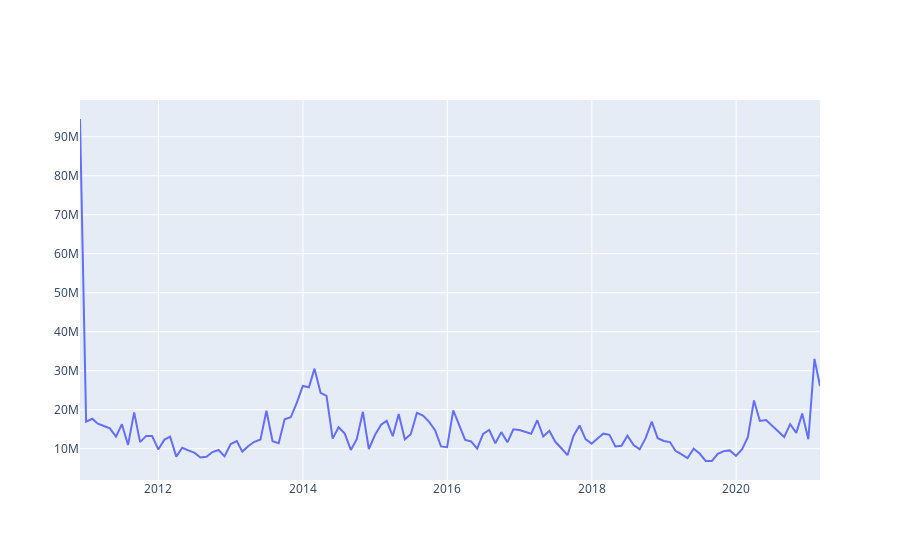

Notebook code for this chart:
### Code cell
fig = go.Figure([go.Scatter(x=gm_df["Unnamed: 0"], y = gm_df["5. volume"])])
fig.show()
